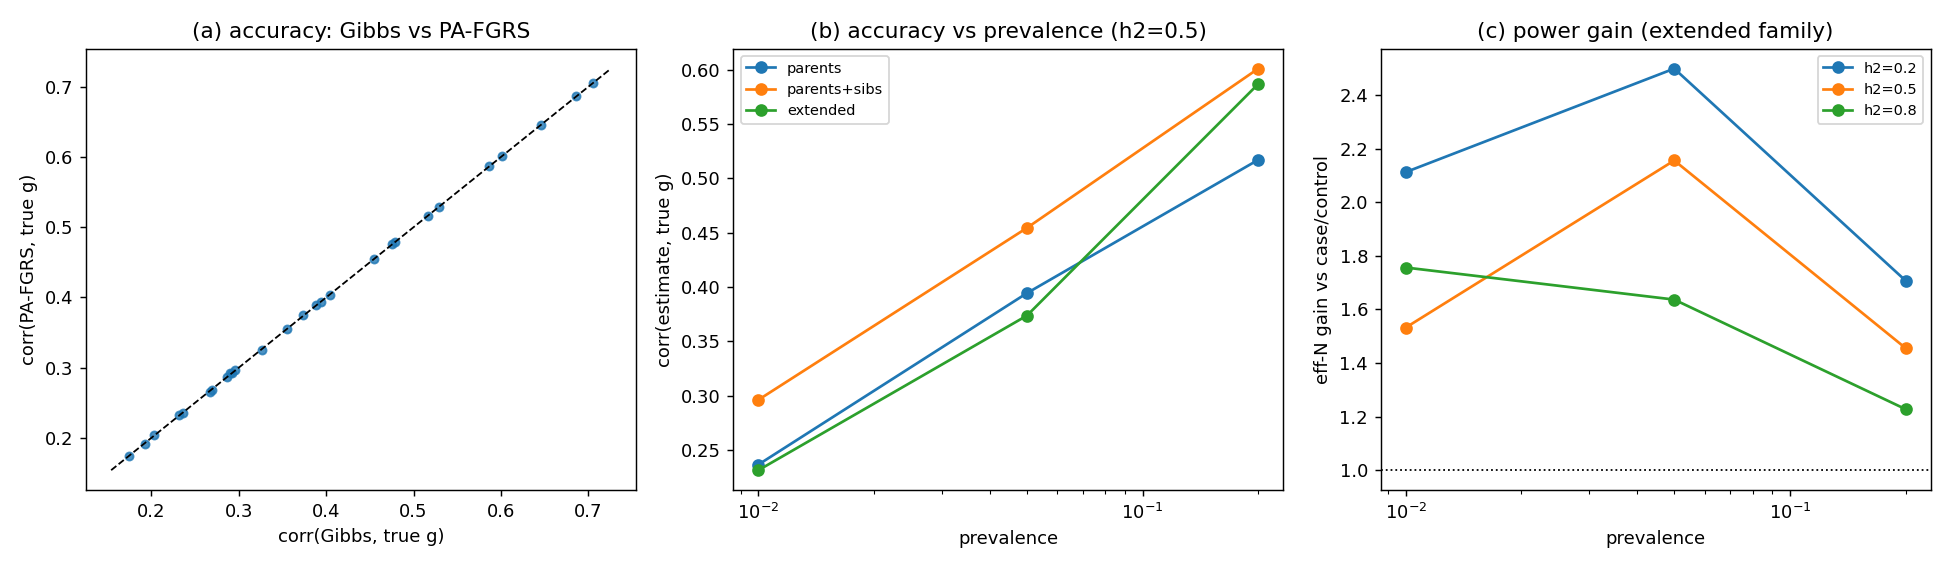

Here is the Python script that generated this plot:
"""Accuracy of the estimated genetic liability: Gibbs (LT-FH++) vs Pearson-Aitken.

Inspired by the LT-FH++ and PA-FGRS papers, which score a genetic-liability
estimator by how well it recovers the *true* genetic value. For a grid of
heritability x prevalence x family structure this simulates families under the
liability-threshold model (so the true genetic liability is known), estimates it
with both back-ends, and reports:

  * corr(estimate, true g)          -- the headline accuracy
  * slope of true_g ~ estimate      -- calibration (1.0 = well-calibrated posterior mean)
  * RMSE(estimate, true g)
  * eff-N gain = (corr / corr_status)^2 vs the raw case/control label

The two methods should track each other closely (PA is a fast deterministic
approximation to the Gibbs posterior mean), with accuracy rising as h2 grows, as
prevalence drops, and as more informative relatives are added.

    python benchmarks/bench_accuracy.py                 # default grid
    python benchmarks/bench_accuracy.py --n-fam 3000
Writes bench_accuracy.csv (+ .png if matplotlib is present).
"""

import os
import csv
import argparse

import numpy as np

from _common import simulate_families, estimate, get_plt

HERE = os.path.dirname(os.path.abspath(__file__))

STRUCTURES = {
    "parents": ["m", "f"],
    "parents+sibs": ["m", "f", "s1", "s2"],
    "extended": ["m", "f", "s1", "mgm", "mgf", "pgm", "pgf"],
}


def _metrics(est, true_g, status):
    corr = np.corrcoef(est, true_g)[0, 1]
    slope = np.polyfit(est, true_g, 1)[0]
    rmse = float(np.sqrt(np.mean((est - true_g) ** 2)))
    corr_status = np.corrcoef(status.astype(float), true_g)[0, 1]
    gain = (corr / corr_status) ** 2 if corr_status > 0 else np.nan
    return corr, slope, rmse, gain


def run(n_fam, h2s, prevs, n_sim, seed):
    rows = []
    for sname, fam_vec in STRUCTURES.items():
        for h2 in h2s:
            for prev in prevs:
                sim = simulate_families(fam_vec, h2, prev, n_fam, seed)
                true_g, status = sim.genetic, sim.status["o"]
                gibbs, t_g = estimate(sim.families, h2, "gibbs", n_sim=n_sim, seed=seed)
                pa, t_p = estimate(sim.families, h2, "pearson-aitken")
                cg = _metrics(gibbs, true_g, status)
                cp = _metrics(pa, true_g, status)
                agree = np.corrcoef(gibbs, pa)[0, 1]
                rows.append(dict(structure=sname, h2=h2, prevalence=prev,
                                 corr_gibbs=cg[0], corr_pa=cp[0],
                                 slope_gibbs=cg[1], slope_pa=cp[1],
                                 rmse_gibbs=cg[2], rmse_pa=cp[2],
                                 gain_gibbs=cg[3], gain_pa=cp[3],
                                 gibbs_pa_corr=agree, t_gibbs=t_g, t_pa=t_p))
                print(f"{sname:14s} h2={h2:.1f} K={prev:.2f} | "
                      f"corr Gibbs={cg[0]:.3f} PA={cp[0]:.3f} | "
                      f"gain={cg[3]:.2f}x | agree={agree:.4f} | "
                      f"t: {t_g:.2f}s / {t_p:.3f}s")
    return rows


def write_csv(rows):
    path = os.path.join(HERE, "bench_accuracy.csv")
    with open(path, "w", newline="") as fh:
        w = csv.DictWriter(fh, fieldnames=list(rows[0]))
        w.writeheader()
        w.writerows(rows)
    return path


def plot(rows):
    plt = get_plt()
    if plt is None:
        return
    fig, axes = plt.subplots(1, 3, figsize=(15, 4.4))
    # (a) Gibbs vs PA accuracy agreement
    cg = [r["corr_gibbs"] for r in rows]
    cp = [r["corr_pa"] for r in rows]
    axes[0].scatter(cg, cp, s=20, alpha=0.8)
    lim = [min(cg + cp) - 0.02, max(cg + cp) + 0.02]
    axes[0].plot(lim, lim, "k--", lw=1)
    axes[0].set_xlabel("corr(Gibbs, true g)")
    axes[0].set_ylabel("corr(PA-FGRS, true g)")
    axes[0].set_title("(a) accuracy: Gibbs vs PA-FGRS")
    # (b) accuracy vs prevalence, by structure (h2=0.5)
    for sname in STRUCTURES:
        sub = [r for r in rows if r["structure"] == sname and r["h2"] == 0.5]
        sub.sort(key=lambda r: r["prevalence"])
        axes[1].plot([r["prevalence"] for r in sub], [r["corr_gibbs"] for r in sub],
                     "-o", label=sname)
    axes[1].set_xscale("log")
    axes[1].set_xlabel("prevalence")
    axes[1].set_ylabel("corr(estimate, true g)")
    axes[1].set_title("(b) accuracy vs prevalence (h2=0.5)")
    axes[1].legend(fontsize=8)
    # (c) effective-N gain vs case/control, by h2 (extended family)
    for h2 in sorted({r["h2"] for r in rows}):
        sub = [r for r in rows if r["structure"] == "extended" and r["h2"] == h2]
        sub.sort(key=lambda r: r["prevalence"])
        axes[2].plot([r["prevalence"] for r in sub], [r["gain_gibbs"] for r in sub],
                     "-o", label=f"h2={h2}")
    axes[2].axhline(1.0, color="k", ls=":", lw=1)
    axes[2].set_xscale("log")
    axes[2].set_xlabel("prevalence")
    axes[2].set_ylabel("eff-N gain vs case/control")
    axes[2].set_title("(c) power gain (extended family)")
    axes[2].legend(fontsize=8)
    fig.tight_layout()
    fig.savefig(os.path.join(HERE, "bench_accuracy.png"), dpi=130)


def main():
    ap = argparse.ArgumentParser()
    ap.add_argument("--n-fam", type=int, default=1500)
    ap.add_argument("--h2", type=float, nargs="+", default=[0.2, 0.5, 0.8])
    ap.add_argument("--prev", type=float, nargs="+", default=[0.01, 0.05, 0.20])
    ap.add_argument("--n-sim", type=int, default=25_000)
    ap.add_argument("--seed", type=int, default=1)
    args = ap.parse_args()

    rows = run(args.n_fam, args.h2, args.prev, args.n_sim, args.seed)
    path = write_csv(rows)
    plot(rows)
    print(f"\nwrote {os.path.basename(path)} and bench_accuracy.png")


if __name__ == "__main__":
    main()
